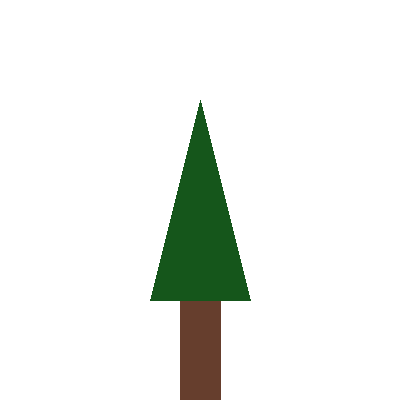

Source code (Python):
from PIL import Image, ImageDraw
# Créer une nouvelle image avec fond transparent
image = Image.new("RGBA", (400, 400), (255, 255, 255, 0))
draw = ImageDraw.Draw(image)

# Couleur du tronc et du sapin
tronc = "#663e2d"
sapin = "#15561b"

# Coordonnées du tronc
tronc_x1, tronc_y1 = 180, 300
tronc_x2, tronc_y2 = 220, 400

# Coordonnées du triangle pour le sapin
sapin_x1, sapin_y1 = 150, 300
sapin_x2, sapin_y2 = 200, 100
sapin_x3, sapin_y3 = 250, 300

# Dessiner le tronc
draw.rectangle((tronc_x1, tronc_y1, tronc_x2, tronc_y2), fill=tronc)

# Dessiner le triangle pour le sapin
draw.polygon([(sapin_x1, sapin_y1), (sapin_x2, sapin_y2), (sapin_x3, sapin_y3)], fill=sapin)

# Enregistrer l'image
image.save("sapin.png")



